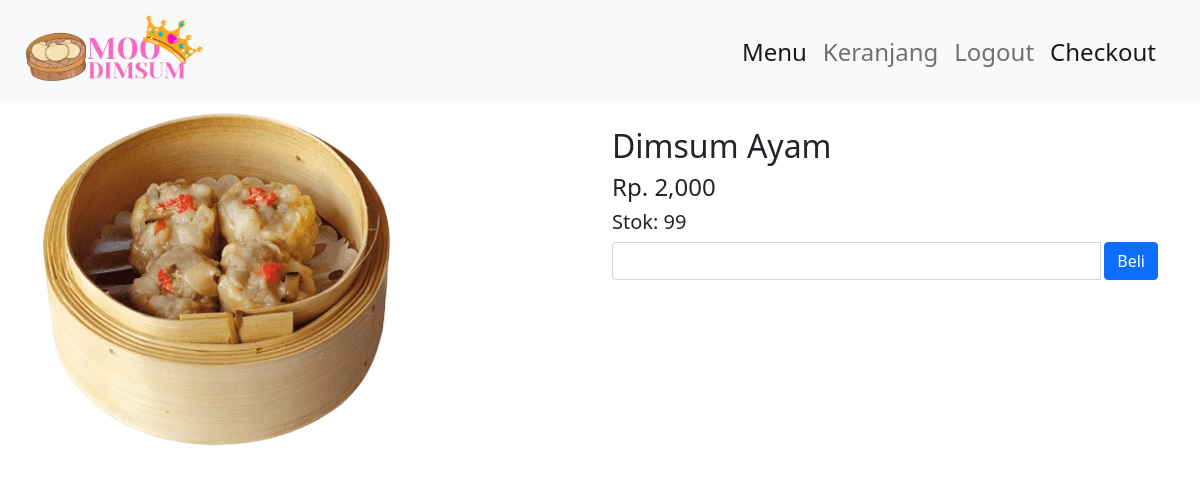
/detailmenu.php?id=32 (signed in), run on the app's committed database.
### tables this page shows
CREATE TABLE `produk` (
  `id_produk` int(11) NOT NULL,
  `nama_produk` varchar(100) NOT NULL,
  `kategori` varchar(100) NOT NULL,
  `harga_produk` int(100) NOT NULL,
  `foto_produk` varchar(100) NOT NULL,
  `deskripsi` varchar(300) NOT NULL,
  `stok` varchar(50) NOT NULL
);

### detailmenu.php (the view, shortened to what this page needs)
<?php
include 'koneksi.php';
$id_produk = $_GET["id"];
$sql=mysqli_query($conn,"SELECT * FROM produk WHERE id_produk = '$id_produk'");
$data = mysqli_fetch_assoc($sql);
?>
<!doctype html>
<html lang="en">
  <head>
    <link href="https://cdn.jsdelivr.net/npm/bootstrap@5.1.3/dist/css/bootstrap.min.css" rel="stylesheet">
    <nav class="navbar navbar-expand-lg navbar-light bg-light">
    <div class="container-fluid">
      <a class="navbar-brand" href="homepage.php">
        <img src="img/dimsumlogo.png" alt="" width="200">
        </a>
        <div class="collapse navbar-collapse" id="navbarNav">
          <ul class="navbar-nav ms-auto fs-4 me-4">
            <li class="nav-item">
              <a class="nav-link active" aria-current="page" href="menu.php">Menu</a>
            </li>
            <li class="nav-item">
              <a class="nav-link" href="keranjang.php">Keranjang</a>
            </li>
            <?php if(isset($_SESSION['masuk'])): ?>
              <li class="nav-item">
              <a class="nav-link" href="auth/logout.php">Logout</a>
              </li>
              <?php else: ?>
            <li class="nav-item">
              <a class="nav-link" href="login.php">Login</a>
            </li>
            <?php endif ?>
            <li class="nav-item">
              <a class="nav-link active" aria-current="page" href="index.php">Checkout</a>
            </li>
          </ul>
        </div>
      </div>
</nav>
<section class="menu menu-style">
  <div class="container">
    <div class="row">
      <div class="col-md-6">
        <img src="img/<?php echo $data['foto_produk'];?>"  alt="" width="350" class="img-responsive">
      </div>
      <div class="col-md-6 mt-4">
        <h2><?php echo $data['nama_produk'];?></h2>
        <h4>Rp. <?php echo number_format($data['harga_produk']);?></h4>
        <h5>Stok: <?php echo $data["stok"];?></h5>
        <form action="" method="post">
          <div class="form-group">
            <div class="input-group">
              <input type="number" min="1" class="form-control" name="jumlah" max="<?php echo $data["stok"];?>">
              <div class="input-group-btn">
                <button class="btn btn-primary ms-1" name="beli">Beli</button>
              </div>
            </div>
          </div>
        </form>
      </div>
    </div>
  </div>
</section>
  </body>
</html>

### data on the page
produk: foto_produk (picture), nama_produk "Dimsum Ayam", harga_produk "2,000", stok "99"
